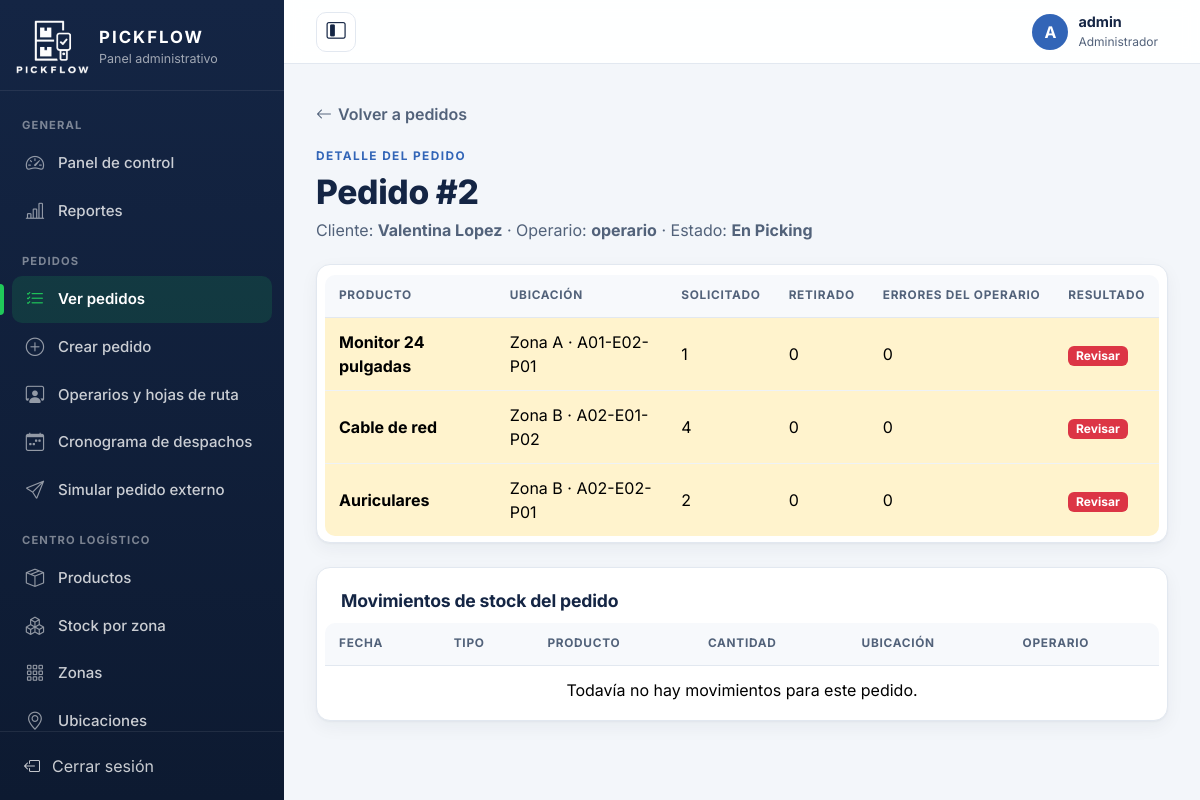
Before: /index.php?c=pedido&a=validar&id=2 (signed in) with the older database file.
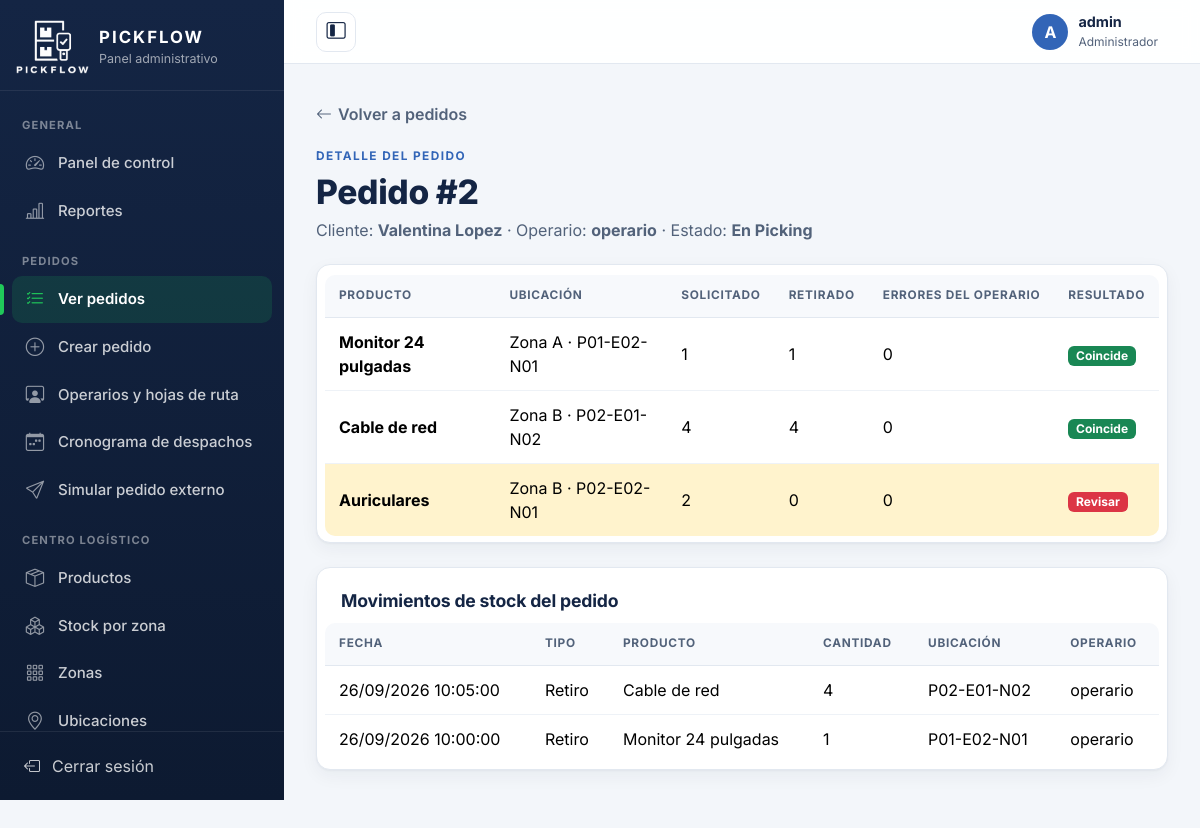
After: the same page with the newer database file.
### tables this page shows
CREATE TABLE Tiene (
    id_pedido INT NOT NULL,
    id_producto INT NOT NULL,
    Cantidad INT NOT NULL,
    recogido BOOLEAN NOT NULL DEFAULT FALSE,
    PRIMARY KEY (id_pedido, id_producto),
    FOREIGN KEY (id_pedido) REFERENCES Pedido(id_pedido),
    FOREIGN KEY (id_producto) REFERENCES Producto(id_producto)
);

CREATE TABLE Producto (
    id_producto INT AUTO_INCREMENT PRIMARY KEY,
    Nombre VARCHAR(100) NOT NULL,
    descripcion VARCHAR(255),
    stock_actual INT NOT NULL DEFAULT 0,
    stock_minimo INT NOT NULL DEFAULT 0,
    estado_producto VARCHAR(30) NOT NULL,
    id_categoria INT NOT NULL,
    id_ubicacion INT NOT NULL,
    FOREIGN KEY (id_categoria) REFERENCES Categoria(id_categoria),
    FOREIGN KEY (id_ubicacion) REFERENCES Ubicacion(id_ubicacion)
);

CREATE TABLE Registra (
    ci_operario VARCHAR(8) NOT NULL,
    id_producto INT NOT NULL,
    fecha_hora DATETIME NOT NULL,
    Ubicacion_producto VARCHAR(90) NOT NULL,
    Tipo_Registro VARCHAR(30) NOT NULL,
    id_pedido INT NULL,
    cantidad INT NULL,
    PRIMARY KEY (ci_operario, id_producto, fecha_hora),
    FOREIGN KEY (ci_operario) REFERENCES Operario(CI),
    FOREIGN KEY (id_producto) REFERENCES Producto(id_producto),
    FOREIGN KEY (id_pedido) REFERENCES Pedido(id_pedido)
);

CREATE TABLE Persona (
    CI VARCHAR(8) PRIMARY KEY,
    usuario VARCHAR(100) NOT NULL UNIQUE,
    email VARCHAR(100) NOT NULL UNIQUE,
    contraseña VARCHAR(255) NOT NULL,           
    telefono VARCHAR(20),
    direccion VARCHAR(150),
    Rol VARCHAR(20) NOT NULL,                   
    foto_perfil VARCHAR(255) NULL               
);

### controller/Controlador.php (called while the page is built, shortened)
<?php
abstract class Controlador
{
    protected function vista($vista, array $datos = [])
    {
        $datos['csrf'] = $this->tokenCsrf();
        $datos['sesion'] = ['usuario' => (string)($_SESSION['usuario'] ?? ''), 'rol' => $this->rol(), 'foto' => $this->fotoUsuario()];
        extract($datos);
        require RAIZ . '/view/' . $vista . '.php';
    }
    protected function rol()
    {
        return $_SESSION['rol'] ?? '';
    }
    protected function fotoUsuario()
    {
        if ($this->rol() !== 'operario') {
            return null;
        }
        return fotoPerfil($_SESSION['foto']);
    }
    protected function tokenCsrf()
    {
        return $_SESSION['csrf'];
    }
}

### controller/PedidoController.php (called while the page is built, shortened)
<?php
class PedidoController extends Controlador
{
    public function validar()
    {
        $idPedido = (int)($_GET['id'] ?? 0);
        $modelo = new Pedido();
        [$pedido, $items] = $modelo->detalle($idPedido);
        $this->vista('admin/pedido_validar', [
            'idPedido' => $idPedido,
            'pedido' => $pedido,
            'items' => $items,
            'movimientos' => (new Movimiento())->porPedido($idPedido),
            'porValidar' => $pedido['estado'] === 'Por validar',
            'coinciden' => Pedido::todoCoincide($items),
        ]);
    }
}

### index.php (called while the page is built, shortened)
<?php
require RAIZ . '/model/Conexion.php';
require RAIZ . '/model/Modelo.php';
require RAIZ . '/view/ayudas.php';
require RAIZ . '/controller/Controlador.php';
$accion = $_GET['a'] ?? 'index';
$controlador = new $rutas[$nombre]();
$controlador->$accion();

### view/ayudas.php (called while the page is built, shortened)
<?php
function e($texto)
{
    return htmlspecialchars((string)$texto, ENT_QUOTES, 'UTF-8');
}
function url($controlador = 'inicio', $accion = 'index', array $parametros = [])
{
    $ruta = ['c' => $controlador];
    if ($accion !== 'index') {
        $ruta['a'] = $accion;
    }
    return 'index.php?' . http_build_query($ruta + $parametros, '', '&', PHP_QUERY_RFC3986);
}
function fecha($valor, $formato = 'd/m/Y H:i')
{
    return $valor ? date($formato, strtotime($valor)) : '';
}
function recurso($ruta)
{
    $archivo = __DIR__ . '/../' . $ruta;
    return strpos($ruta, '://') === false && is_file($archivo) ? $ruta . '?v=' . filemtime($archivo) : $ruta;
}

### model/Modelo.php (called while the page is built, shortened)
<?php
abstract class Modelo
{
    protected $db;
    public function __construct()
    {
        $this->db = Conexion::obtener();
    }
    protected function preparar($sql, $tipos = '', array $parametros = [])
    {
        $stmt = $this->db->prepare($sql);
        if ($tipos !== '') {
            $stmt->bind_param($tipos, ...$parametros);
        }
        $stmt->execute();
        return $stmt;
    }
    protected function filas($sql, $tipos = '', array $parametros = [])
    {
        $stmt = $this->preparar($sql, $tipos, $parametros);
        $resultado = $stmt->get_result();
        $filas = $resultado ? $resultado->fetch_all(MYSQLI_ASSOC) : [];
        return $filas;
    }
}

### model/Conexion.php (called while the page is built, shortened)
<?php
class Conexion
{
    private static $conexion = null;
    public static function obtener()
    {
        if (self::$conexion === null) {
            try {
                $conexion = new mysqli(self::SERVIDOR, self::USUARIO, self::PASSWORD, self::BASE_DATOS, self::PUERTO);
            } catch (mysqli_sql_exception $ex) {
                error_log('PICKFLOW: error de conexión MySQL: ' . $ex->getMessage());
                http_response_code(503);
                exit('No se pudo conectar con la base de datos. Verificá que MySQL esté iniciado.');
            }
            $conexion->set_charset('utf8mb4');
            $conexion->query("SET time_zone = '-03:00'");
            self::$conexion = $conexion;
        }
        return self::$conexion;
    }
}

### model/Pedido.php (called while the page is built, shortened)
<?php
class Pedido extends Modelo
{
    public function detalle($idPedido)
    {
        $pedido = $this->fila("SELECT pe.*, pc.usuario AS cliente, po.usuario AS operario
                               FROM Pedido pe
                               INNER JOIN Persona pc ON pc.CI = pe.ci_cliente
                               LEFT JOIN Persona po ON po.CI = pe.ci_operario
                               WHERE pe.id_pedido = ?", 'i', [$idPedido]);
        $items = $this->filas("SELECT t.id_producto, t.Cantidad AS solicitada, t.recogido, pr.Nombre, pr.stock_actual,
                                      z.nombre AS zona, u.pasillo, u.estante, u.posicion,
                                      COALESCE(SUM(CASE r.Tipo_Registro WHEN 'Retiro' THEN r.cantidad WHEN 'Devolución' THEN -r.cantidad ELSE 0 END), 0) AS retirada,
                                      COALESCE(SUM(r.Tipo_Registro LIKE 'Error%'), 0) AS errores
                               FROM Tiene t
                               INNER JOIN Producto pr ON pr.id_producto = t.id_producto
                               INNER JOIN Ubicacion u ON u.id_ubicacion = pr.id_ubicacion
                               INNER JOIN Zona z ON z.id_zona = u.id_zona
                               LEFT JOIN Registra r ON r.id_pedido = t.id_pedido AND r.id_producto = t.id_producto
                               WHERE t.id_pedido = ?
                               GROUP BY t.id_producto, t.Cantidad, t.recogido, pr.Nombre, pr.stock_actual, z.nombre, u.pasillo, u.estante, u.posicion
                               ORDER BY (z.tipo = 'Refrigerada'), z.nombre, u.pasillo, u.estante, u.posicion", 'i', [$idPedido]);
        return [$pedido, $items];
    }
}

### model/Movimiento.php (called while the page is built, shortened)
<?php
class Movimiento extends Modelo
{
    public function porPedido($idPedido)
    {
        return $this->filas("SELECT r.fecha_hora, r.Tipo_Registro, r.cantidad, r.Ubicacion_producto, pr.Nombre, po.usuario AS operario
                             FROM Registra r INNER JOIN Producto pr ON pr.id_producto = r.id_producto
                             INNER JOIN Persona po ON po.CI = r.ci_operario
                             WHERE r.id_pedido = ? ORDER BY r.fecha_hora DESC", 'i', [$idPedido]);
    }
}

### view/admin/pedido_validar.php (the view, shortened to what the changed rows need)
<?php
$seccion = 'pedidos';
require RAIZ . '/view/layout/cabecera.php';
?>
<section class="encabezado">
    <h1>Pedido #<?= $idPedido ?></h1>
</section>
<form id="formValidacion" data-pedido="<?= $idPedido ?>" data-csrf="<?= e($csrf) ?>" data-url="<?= e(url('pedido', 'procesarValidacion')) ?>">
    <div class="tarjeta-tabla mb-4">
        <div class="table-responsive">
            <table class="table align-middle">
                <thead><tr><th class="col-devolver <?= $porValidar ? '' : 'd-none' ?>">Devolver</th><th>Producto</th><th>Ubicación</th><th>Solicitado</th><th>Retirado</th><th>Errores del operario</th><th>Resultado</th></tr></thead>
                <tbody id="tablaItems">
                <?php foreach ($items as $it) { ?>
                    <tr class="<?= $it['coincide'] ? '' : 'table-warning' ?>">
                        <td><strong><?= e($it['Nombre']) ?></strong></td>
                        <td><?= e($it['ubicacion']) ?></td>
                        <td><?= (int)$it['solicitada'] ?></td>
                        <td><?= (int)$it['retirada'] ?></td>
                        <td><?= (int)$it['errores'] > 0 ? '<span class="badge bg-warning text-dark">' . (int)$it['errores'] . '</span>' : '0' ?></td>
                        <td><?= $it['coincide'] ? '<span class="badge bg-success">Coincide</span>' : '<span class="badge bg-danger">Revisar</span>' ?></td>
                    </tr>
                <?php } ?>
                </tbody>
            </table>
        </div>
    </div>
</form>
<section class="tarjeta-tabla">
    <h2 class="tarjeta-titulo">Movimientos de stock del pedido</h2>
    <div class="table-responsive">
        <table class="table align-middle mb-0">
            <thead><tr><th>Fecha</th><th>Tipo</th><th>Producto</th><th>Cantidad</th><th>Ubicación</th><th>Operario</th></tr></thead>
            <tbody id="tablaMovimientos">
            <?php foreach ($movimientos as $m) { ?>
                <tr>
                    <td class="text-nowrap"><?= e(fecha($m['fecha_hora'], 'd/m/Y H:i:s')) ?></td>
                    <td><?= e($m['Tipo_Registro']) ?></td>
                    <td><?= e($m['Nombre']) ?></td>
                    <td><?= $m['cantidad'] === null ? '—' : (int)$m['cantidad'] ?></td>
                    <td><?= e($m['Ubicacion_producto']) ?></td>
                    <td><?= e($m['operario']) ?></td>
                </tr>
            <?php } if (!$movimientos) { ?>
                <tr><td colspan="6" class="text-center">Todavía no hay movimientos para este pedido.</td></tr>
            <?php } ?>
            </tbody>
        </table>
    </div>
</section>
<?php require RAIZ . '/view/layout/pie.php'; ?>

### view/layout/cabecera.php (shortened to what the changed rows need)
<?php
$esAdmin = $sesion['rol'] === 'admin';
$menuLateral = $esAdmin ? [
    'General' => [
        ['admin', 'admin', 'index', [], 'bi-speedometer2', 'Panel de control'],
        ['reportes', 'reporte', 'index', [], 'bi-bar-chart-line', 'Reportes'],
    ],
    'Pedidos' => [
        ['pedidos', 'pedido', 'index', [], 'bi-list-check', 'Ver pedidos'],
        ['pedido-nuevo', 'pedido', 'nuevo', [], 'bi-plus-circle', 'Crear pedido'],
        ['seguimiento', 'seguimiento', 'index', [], 'bi-person-workspace', 'Operarios y hojas de ruta'],
        ['cronograma', 'cronograma', 'index', [], 'bi-calendar-week', 'Cronograma de despachos'],
        ['simulador', 'api', 'simulador', [], 'bi-send', 'Simular pedido externo'],
    ],
    'Centro logístico' => [
        ['productos', 'producto', 'index', [], 'bi-box-seam', 'Productos'],
        ['inventario', 'logistica', 'inventario', [], 'bi-boxes', 'Stock por zona'],
        ['zonas', 'logistica', 'index', ['tipo' => 'zonas'], 'bi-grid-3x3-gap', 'Zonas'],
        ['ubicaciones', 'logistica', 'index', ['tipo' => 'ubicaciones'], 'bi-geo-alt', 'Ubicaciones'],
    ],
    'Personal' => [
        ['operarios', 'operario', 'index', [], 'bi-people', 'Operarios'],
        ['desempeno', 'logro', 'desempeno', [], 'bi-trophy', 'Desempeño y logros'],
    ],
    'Control ambiental' => [
        ['sensores', 'sensor', 'index', [], 'bi-thermometer-snow', 'Monitor de sensores'],
        ['sensores-reporte', 'sensor', 'reporte', [], 'bi-file-earmark-bar-graph', 'Reporte de sensores'],
    ],
] : [
    'Mi trabajo' => [
        ['mis-pedidos', 'picking', 'index', [], 'bi-clipboard-check', 'Mis pedidos'],
        ['cronograma', 'cronograma', 'index', [], 'bi-calendar-week', 'Mi cronograma'],
        ['historial', 'historial', 'index', [], 'bi-clock-history', 'Mi historial'],
        ['logros', 'logro', 'index', [], 'bi-trophy', 'Mis logros'],
    ],
    'Cuenta' => [
        ['perfil', 'perfil', 'index', [], 'bi-person-circle', 'Mi perfil'],
    ],
];
$seccion = $seccion ?? '';
?>
<!DOCTYPE html>
<html lang="es">
<head>
<link href="https://cdn.jsdelivr.net/npm/bootstrap@5.3.3/dist/css/bootstrap.min.css" rel="stylesheet">
<link rel="stylesheet" href="https://cdn.jsdelivr.net/npm/bootstrap-icons@1.11.3/font/bootstrap-icons.min.css">
<link rel="stylesheet" href="<?= e(recurso('css/app.css')) ?>">
</head>
<body class="app">
<div class="app-layout">
    <aside class="app-sidebar offcanvas-xl offcanvas-start" id="menuLateral" tabindex="-1" aria-label="Menú principal">
        <nav class="sidebar-nav" aria-label="Opciones del sistema">
            <?php foreach ($menuLateral as $menuGrupo => $menuOpciones) { ?>
                <p class="sidebar-grupo"><?= e($menuGrupo) ?></p>
                <ul>
                    <?php foreach ($menuOpciones as [$mClave, $mControlador, $mAccion, $mParametros, $mIcono, $mTexto]) { $mActiva = $mClave === $seccion; ?>
                        <li>
                            <a href="<?= e(url($mControlador, $mAccion, $mParametros)) ?>" class="<?= $mActiva ? 'activa' : '' ?>" <?= $mActiva ? 'aria-current="page"' : '' ?>>
                                <i class="bi <?= $mIcono ?>" aria-hidden="true"></i><span><?= e($mTexto) ?></span>
                            </a>
                        </li>
                    <?php } ?>
                </ul>
            <?php } ?>
        </nav>
    </aside>
    <div class="app-principal">
        <main id="contenido" class="app-contenido">

Changed rows visible on the page:
changed tiene "Monitor 24 pulgadas": ubicacion "Zona A · A01-E02-P01" → "Zona A · P01-E02-N01"; retirada "0" → "1"; text "Revisar" → "Coincide"
changed tiene "Cable de red": ubicacion "Zona B · A02-E01-P02" → "Zona B · P02-E01-N02"; retirada "0" → "4"; text "Revisar" → "Coincide"
computed for tiene "Auriculares": ubicacion "Zona B · A02-E02-P01" → "Zona B · P02-E02-N01"
now on this page (row edited): registra: fecha_hora "26/09/2026 10:05:00", Tipo_Registro "Retiro", id_producto.Nombre "Cable de red", cantidad "4", Ubicacion_producto "P02-E01-N02", persona.usuario "operario"
now on this page (row edited): registra: fecha_hora "26/09/2026 10:00:00", Tipo_Registro "Retiro", id_producto.Nombre "Monitor 24 pulgadas", cantidad "1", Ubicacion_producto "P01-E02-N01", persona.usuario "operario"
Other visible differences:
text no longer shown: "Todavía no hay movimientos para este pedido."
